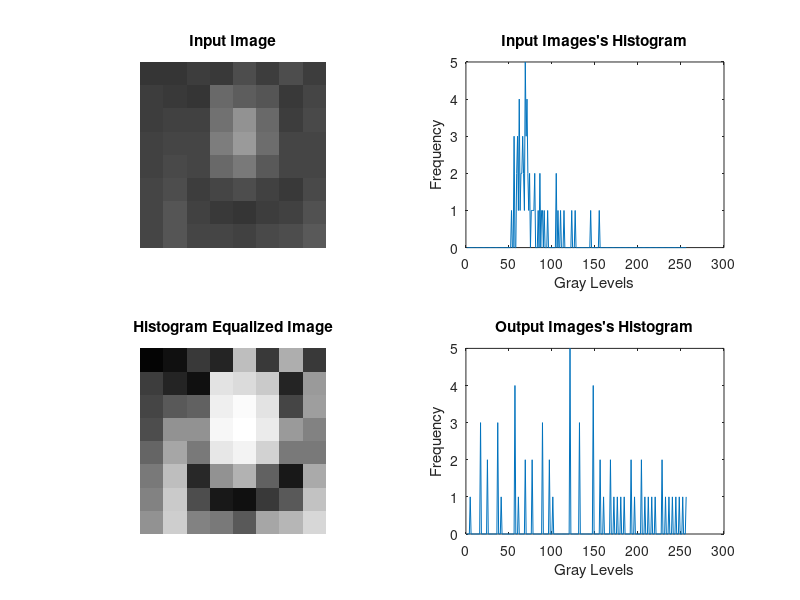

Write the MATLAB code that produced this figure.
clc;
clear all;
close all;

I = [52	55	61	59	79	61	76	61
     62	59	55	104	94	85	59	71
     63	65	66	113	144	104	63	72
     64	70	70	126	154	109	71	69
     67	73	68	106	122	88	68	68
     68	79	60	70	77	66	58	75
     69	85	64	58	55	61	65	83
     70	87	69	68	65	73	78	90];
 
 I = uint8(I);

 [row,col,depth] = size(I);

if depth ==3
    I = rgb2gray(I);
end

I = double(I);

HistIn = zeros(1,256);
for i = 1:row
    for j = 1:col
        for k1 = 0:255
            if I(i,j)==k1
                HistIn(k1+1)= HistIn(k1+1)+1;
            end
        end
    end
end


HistIn_norm = (1/(row*col))*HistIn;

HistIn_cdf = zeros(1,256);
HistIn_cdf(1)= HistIn_norm(1);
for i=2:256
    HistIn_cdf(i)=HistIn_cdf(i-1)+HistIn_norm(i);
end


HistIn_cdf = round(255*HistIn_cdf);

Ih = zeros(row,col);
for i=1:row
    for j=1:col
        pix = (I(i,j)+1);
        Ih(i,j)= HistIn_cdf(pix);
    end
end

HistOut = zeros(1,256);
for i =1:row
    for j=1:col
        for k=0:255
            if Ih(i,j) ==k
                HistOut(k+1)= HistOut(k+1)+1;
            end
        end
    end
end

subplot(2,2,1);
imshow(uint8(I));
title("Input Image");


subplot(2,2,2);
plot(HistIn);
title("Input Images's Histogram");
xlabel("Gray Levels");
ylabel("Frequency");



subplot(2,2,3);
imshow(uint8(Ih));
title("Histogram Equalized Image");
subplot(2,2,4);
plot(HistOut);
title("Output Images's Histogram");
xlabel("Gray Levels");
ylabel("Frequency")